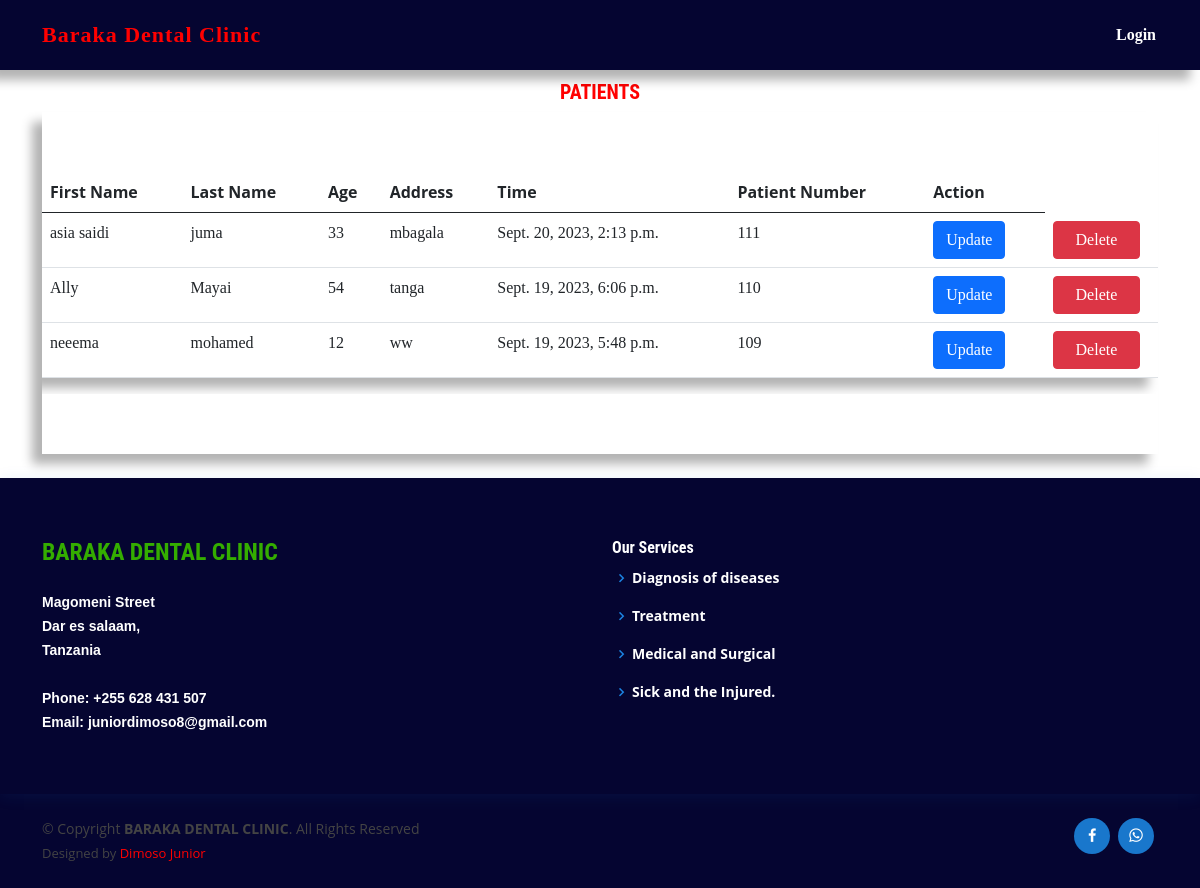
The app's page /home/watoto_list/ with its own data.
### hospital/models.py (models this page shows, shortened)
class WatotoService(models.Model):
    fname = models.CharField(max_length=100, blank=False, null=False)
    sname = models.CharField(max_length=100, blank=True, null=True)
    tname = models.CharField(max_length=100, blank=False, null=False)
    gender_choices = (
        ('', 'CHOICE GENDER'),
        ('Male', 'male'),
        ('Female', 'female')
    )
    gender = models.CharField(max_length=100, choices=gender_choices,blank=True, null=True)
    reg_no= models.CharField(max_length=200, default=generated_reg_no, unique=True, editable=False)
    year = models.CharField(max_length=100,blank=False, null=False)
    tribe = models.CharField(max_length=100,blank=True, null=True)
    residence = models.CharField(max_length=100,blank=True, null=True)
    next_kin = models.CharField(max_length=100,blank=True, null=True)
    next_kin_residence = models.CharField(max_length=100,blank=True, null=True)
    phone = models.IntegerField(blank=True, null=True)
    Address = models.CharField(max_length=100, blank=False, null=False)
    payment_choices = (
        ('Under Five', 'Under Five'),
        ('Above 60', 'above 60'),
        ('Under Five', 'under five'),
        ('SelfRefferal', 'SelfRefferal'),
        ('Pregnancy Mother', 'pregnancy mother'),
        ('Nhif', 'Nhif'),
        ('Chf', 'Chf')
    )
    payment_type = models.CharField(max_length=100, default="Under Five",blank=True, null=True,  choices=payment_choices)
    patient_choices = (
    	('Children', 'Children'),
        ('Mzee', 'Mzee'),
        ('Mjamzito', 'Mjamzito'),
        ('Wa kawaida', 'Wa kawaida')
    )
    patient_type = models.CharField(max_length=100,blank=True, null=True, default="Children", choices=patient_choices)
    service_choices = (
        ('', 'choice----'),
        ('For the First Time', 'For the First Time'),
        ('Returning', 'Returning')
    )
    service_time = models.CharField(max_length=100,blank=True, null=True, choices=service_choices)
    opd_choices = (
        ('', 'choice----'),
        ('OPD', 'OPD')
    )
    opd = models.CharField(max_length=100, default="OPD",blank=True, null=True, choices=opd_choices)
    created=models.DateTimeField(auto_now_add=True)
    accepted=models.BooleanField(default=False, null=True, blank=True)
    accepted_date=models.DateTimeField(auto_now_add=False, blank=True,null=True)

### hospital/views.py (the view, shortened to what this page needs)
# urls.py: path('watoto_list/', views.watoto_list.as_view(), name="watoto_list"),
class watoto_list(ListView):
    model = WatotoService
    template_name = 'hospital/watoto_list.html'
    context_object_name = 'watoto'
    paginate_by = 100
    def get_queryset(self):
        return WatotoService.objects.order_by('-id')

### appointment/context_processors.py (called while the page is built)
def get_notification(request):
	count = Appointment.objects.filter(accepted=False).count()
	data = {
	    "count":count
	}
	return data

### hospital/templates/hospital/watoto_list.html (shortened to what this page needs)
{% extends 'hospital/base.html' %}
{% load static %}
{% block content %}
<!DOCTYPE html>
<html lang="en">
<head>
     <link rel="stylesheet" href="{% static 'hospital/jqueryui/jquery-ui.css' %}">
    <link rel="stylesheet" href="{% static 'hospital/jqueryui/jquery-ui.structure.min.css' %}">
    <link rel="stylesheet" href="{% static 'hospital/jqueryui/jquery-ui.structure.css' %}">
    <link rel="stylesheet" href="{% static 'hospital/jqueryui/jquery-ui.theme.min.css' %}">
     <link rel="stylesheet" href="{% static 'hospital/jqueryui/jquery-ui.theme.css' %}">
</head>
<body class="slider">
  <main class="">
    <div class="container" style="margin-top: 80px;">
<div>
  <center>
<h1 class="hospital-header-service">PATIENTS</h1>
      <section class="mb-4 mt-2" style="box-shadow: -10px 10px  10px rgba(0,0,0,0.3)">
     <div class="table-responsive text-nowrap">
          <table class="table">
            <thead>
              <tr>
                <th scope="col">First Name</th>
                <th scope="col">Last Name</th>
                <th scope="col">Age</th>
                <th scope="col">Address</th>
                <th scope="col">Time</th>
                <th scope="col">Patient Number</th>
                <th scope="col">Action</th>
              </tr>
            </thead>
            <tbody>
                {% for object in watoto %}
                {% if object.accepted == False %}
            <tr>
                <td>{{object.fname}}</td>
                <td>{{object.tname}}</td>
                <td>{{object.year}}</td>
                <td>{{object.Address}}</td>
                <td>{{object.created}}</td>
                <td>{{object.reg_no}}</td>
                  <td> <a href="{% url 'update_watoto' object.pk %}" class="btn btn-primary btn-md my-0 p" type="submit">Update</td>
                                    <td>
            <form action="{% url 'delete_watoto' object.pk %}" method="POST">
            <input type="submit" class="btn btn-danger" value="Delete">
          </form>
                  </td>
            </tr>
            {% endif %}
              {% endfor %}
            </tbody>
          </table>
     </div>
      </section>
    </center>
  </div>
    </div>
  </main>
</body>
</html>
{% endblock %}

### hospital/static/hospital/assets/css/style.css (style rules this page uses)
html, body { font-size: 100%; background:; font-family: 'Open Sans', sans-serif; }
body a,.grid_1,plan_1,plan_1.one,plan_1.two,i.icon1, i.icon2, i.icon3, i.icon4, i.icon5, i.icon6 { transition:0.5s all; -webkit-transition:0.5s all; -moz-transition:0.5s all; -o-transition:0.5s all; -ms-transition:0.5s all; }
input[type="button"],input[type="submit"],li.parallelogram { transition:0.5s all; -webkit-transition:0.5s all; -moz-transition:0.5s all; -o-transition:0.5s all; -ms-transition:0.5s all; }
h1,h2,h3,h4,h5,h6 { margin:0; font-family: 'Roboto Condensed', sans-serif; }

### hospital/templates/hospital/watoto_list.html (style rules this page uses)
td { font-size: 16px; font-family: bold; }

### records on screen
WatotoService: fname "asia saidi", tname "juma", year "33", Address "mbagala", created "Sept. 20, 2023, 2:13 p.m.", reg_no "111"
WatotoService: fname "Ally", tname "Mayai", year "54", Address "tanga", created "Sept. 19, 2023, 6:06 p.m.", reg_no "110"
WatotoService: fname "neeema", tname "mohamed", year "12", Address "ww", created "Sept. 19, 2023, 5:48 p.m.", reg_no "109"
